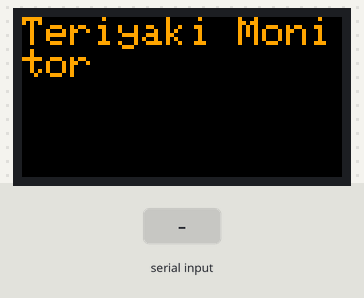
Bench run of a sketch on a simulated ESP32. Parts: 160×80 colour display. The inputs (shaded band) are chosen by the test bench. What the sketch prints to the serial monitor is not drawn.

Above: at 1.3 s.
1.4 s: byte 30 received over Serial
At 2.5 s:
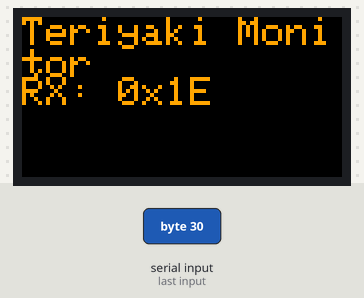
2.9 s: byte 90 received over Serial
At 3.6 s:
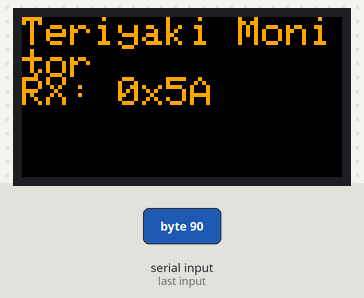
4.4 s: byte 120 received over Serial
At 4.8 s:
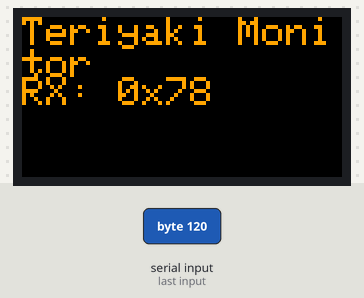
Timing chart, 0 to 7.4 s (numbered marks = the images above; inputs shaded):
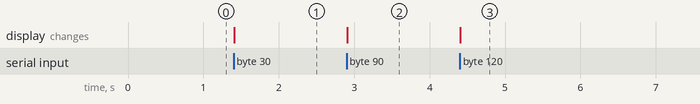

Measured:
- after the input at 1.4 s, the display: changes at once (image 1)
- after the input at 2.9 s, the display: changes at once (image 2)
- after the input at 4.4 s, the display: changes at once (image 3)

The sketch:

serial_test.ino
```cpp
#include <M5StickC.h>
#include <Ticker.h>

Ticker ticker;

//0.1秒毎にアスキーコードの送信
void sendByte() {
  static uint8_t i = 0x21;

  if(i >= 0x7e){
    i = 0x0d;
    Serial.write(i);
    i = 0x0a;
    Serial.write(i);
    i = 0x21;
  }else{
    i++;
  }
  Serial.write(i);
}

uint8_t lastReceived = 0;

void setup() {
  M5.begin();
  M5.Lcd.setRotation(3);
  M5.Lcd.fillScreen(BLACK);
  M5.Lcd.setTextColor(ORANGE, BLACK);
  M5.Lcd.setTextSize(2);
  M5.Lcd.setCursor(0, 0);
  M5.Lcd.println("Teriyaki Monitor");

  Serial.begin(115200);

  // 1秒ごとに sendByte() を呼び出す
  ticker.attach(0.1, sendByte);
}

void loop() {
  // UART受信して内容をLCDに表示
  while (Serial.available() > 0) {
    lastReceived = Serial.read();
    M5.Lcd.fillRect(0, 30, 160, 30, BLACK);
    M5.Lcd.setCursor(0, 30);
    M5.Lcd.printf("RX: 0x%02X", lastReceived);
  }
}
```
